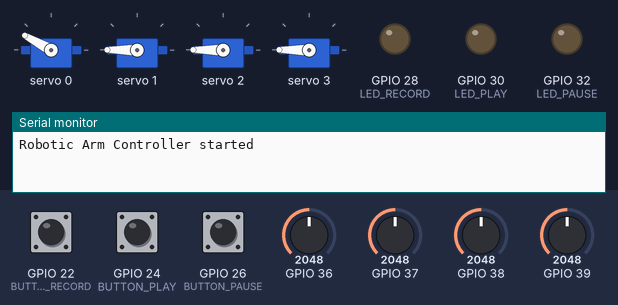
The sketch below on a simulated ESP32. Shown: 4 × servo, output pins drawn as LEDs (lit = HIGH), the last lines printed to the serial monitor. Dashed ring = blinking. The inputs (shaded band) are chosen by the test bench; at power-on: GPIO 22 (BUTTON_RECORD) HIGH, GPIO 24 (BUTTON_PLAY) HIGH, GPIO 36 = 2048, GPIO 37 = 2048, GPIO 38 = 2048, GPIO 39 = 2048, GPIO 26 (BUTTON_PAUSE) HIGH.

Above: at 1.2 s.
1.3 s: GPIO 22 (BUTTON_RECORD) pulled LOW for 0.15 s
At 2.5 s:
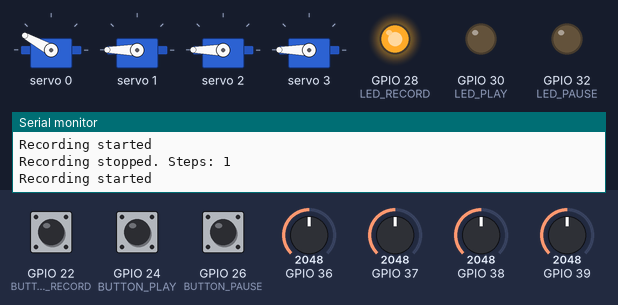
2.9 s: GPIO 24 (BUTTON_PLAY) pulled LOW for 1 s
At 3.14 s:
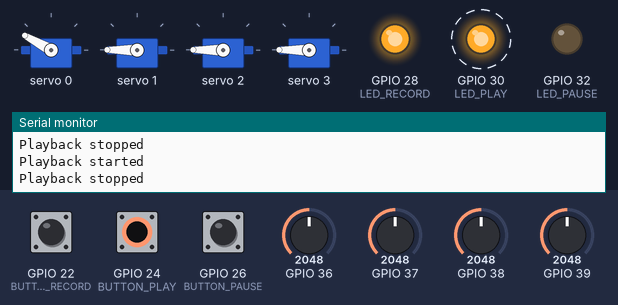
5.9 s: GPIO 36 set to 2540
At 6.6 s:
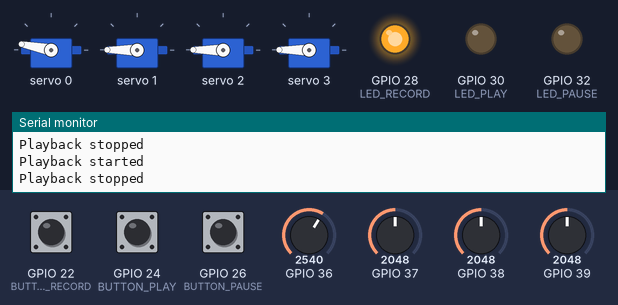
8.9 s: GPIO 37 set to 160
At 10.2 s:
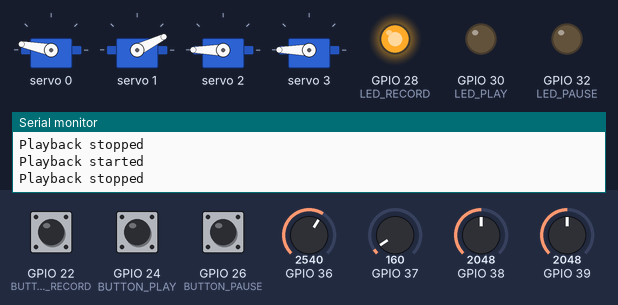
11.9 s: GPIO 38 set to 160
At 12.4 s:
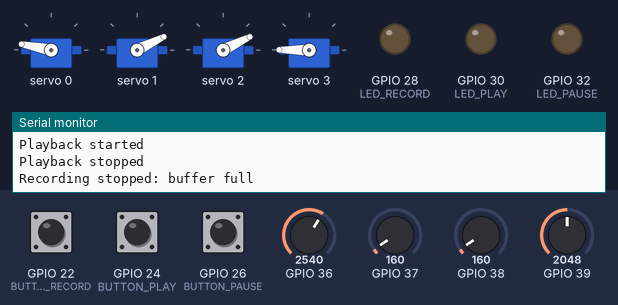
13.4 s: GPIO 39 set to 160
At 14.7 s:
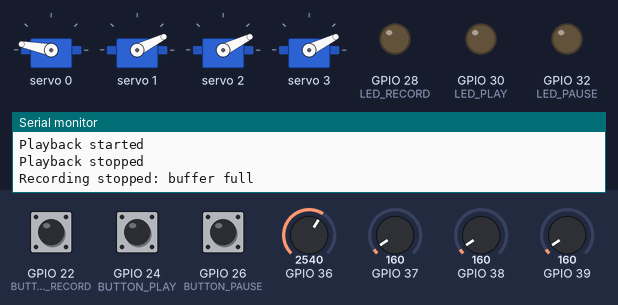
Timing chart, 0 to 15.9 s (numbered marks = the images above; inputs shaded):
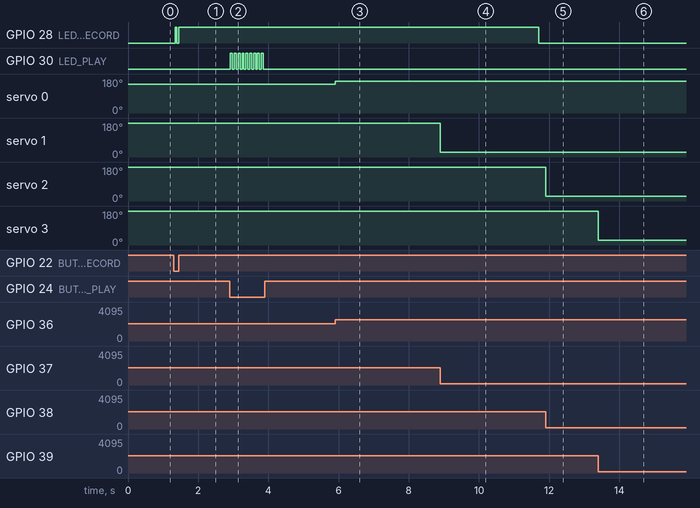

Measured:
- after the input at 1.3 s, GPIO 28 (LED_RECORD): LOW → HIGH at once, → LOW 0.05 s later, → HIGH 0.05 s later
- after the input at 2.9 s, GPIO 30 (LED_PLAY): alternates HIGH for 0.06 s and LOW for 0.05 s, 18 changes in all, then stays LOW, starting at once
- after the input at 5.9 s, servo 0: 151° → 169° at once
- after the input at 8.9 s, servo 1: 180° → 26° at once
- after the input at 11.9 s, servo 2: 180° → 26° at once
- after the input at 13.4 s, servo 3: 180° → 26° at once

The sketch:

Teach-Pendant.ino
```cpp
/*
  Robotic Arm Control with Record/Playback
  Hardware:
    - Arduino Mega
    - PCA9685 Servo Driver (address 0x40)
    - 4 Potentiometers (A0-A3)
    - 3 Pushbuttons (pins 22, 24, 26) with internal pull-up
    - 3 LEDs (pins 28, 30, 32) with 220Ω resistors
    - 4 Servos (channels 0-3)

  Functions:
    - Manual: pots control servos in real-time (default)
    - Record: press REC to start/stop storing positions every 50ms
    - Playback: press PLAY to loop recorded sequence; PAUSE freezes; PLAY resumes
*/

#include <Wire.h>
#include <Adafruit_PWMServoDriver.h>

// ============ Pin Definitions ============
// Potentiometers
#define POT_BASE    A0
#define POT_JOINT1  A1
#define POT_JOINT2  A2
#define POT_GRIPPER A3

// Buttons (active LOW, internal pull-up)
#define BUTTON_RECORD 22
#define BUTTON_PLAY   24
#define BUTTON_PAUSE  26

// LEDs (active HIGH)
#define LED_RECORD 28
#define LED_PLAY   30
#define LED_PAUSE  32

// ============ Servo Driver ============
Adafruit_PWMServoDriver pwm = Adafruit_PWMServoDriver(0x40);  // default I2C address

// Servo channels (PCA9685 outputs)
#define CH_BASE     0
#define CH_JOINT1   1
#define CH_JOINT2   2
#define CH_GRIPPER  3

// ============ Servo Pulse Ranges ============
// Continuous rotation base: 1500 = stop, 1300 = full CW, 1700 = full CCW
#define BASE_STOP   1500
#define BASE_MIN    1300
#define BASE_MAX    1700

// Standard 180° servos (adjust if needed)
#define JOINT_MIN   500    // pulse width (µs) for 0°
#define JOINT_MAX   2500   // pulse width (µs) for 180°

// ============ Recording/Playback Settings ============
#define MAX_STEPS    200      // maximum number of stored positions
#define STEP_INTERVAL 50      // recording sampling period (ms)
#define PLAY_INTERVAL 50      // playback step interval (ms)
#define DEBOUNCE_DELAY 50     // button debounce time (ms)

// ============ Global State Variables ============
// Recorded sequences
int recordedBase[MAX_STEPS];
int recordedJoint1[MAX_STEPS];
int recordedJoint2[MAX_STEPS];
int recordedGripper[MAX_STEPS];
int stepCount = 0;            // number of stored steps

// Operational modes
bool isRecording = false;
bool isPlaying = false;
bool isPaused = false;
int playIndex = 0;            // current playback position

// Timing
unsigned long lastStepTime = 0;
unsigned long lastPlayTime = 0;
unsigned long lastButtonCheck = 0;

// ============ Utility: Convert µs to PWM ticks ============
uint16_t pulseToTicks(uint16_t pulseUs) {
  // PCA9685: 4096 ticks over 20ms (50Hz)
  // 1 tick = 20000µs / 4096 ≈ 4.8828µs
  return map(pulseUs, 0, 20000, 0, 4096);
}

// ============ Set Servo Pulse ============
void setServoPulse(uint8_t channel, uint16_t pulseUs) {
  pwm.setPWM(channel, 0, pulseToTicks(pulseUs));
}

// ============ Read Potentiometer and Map to Pulse ============
int readPotToPulse(int potPin, int minPulse, int maxPulse) {
  int val = analogRead(potPin);        // 0-1023
  return map(val, 0, 1023, minPulse, maxPulse);
}

// ============ Update Servos from Potentiometers (Manual/Record) ============
void updateServosFromPots() {
  int basePulse   = readPotToPulse(POT_BASE, BASE_MIN, BASE_MAX);
  int joint1Pulse = readPotToPulse(POT_JOINT1, JOINT_MIN, JOINT_MAX);
  int joint2Pulse = readPotToPulse(POT_JOINT2, JOINT_MIN, JOINT_MAX);
  int gripperPulse= readPotToPulse(POT_GRIPPER, JOINT_MIN, JOINT_MAX);

  setServoPulse(CH_BASE, basePulse);
  setServoPulse(CH_JOINT1, joint1Pulse);
  setServoPulse(CH_JOINT2, joint2Pulse);
  setServoPulse(CH_GRIPPER, gripperPulse);
}

// ============ Record Current Position ============
void recordStep() {
  if (stepCount < MAX_STEPS) {
    // Read current pot positions (assume servos already set from pots)
    int basePulse   = readPotToPulse(POT_BASE, BASE_MIN, BASE_MAX);
    int joint1Pulse = readPotToPulse(POT_JOINT1, JOINT_MIN, JOINT_MAX);
    int joint2Pulse = readPotToPulse(POT_JOINT2, JOINT_MIN, JOINT_MAX);
    int gripperPulse= readPotToPulse(POT_GRIPPER, JOINT_MIN, JOINT_MAX);

    recordedBase[stepCount] = basePulse;
    recordedJoint1[stepCount] = joint1Pulse;
    recordedJoint2[stepCount] = joint2Pulse;
    recordedGripper[stepCount] = gripperPulse;
    stepCount++;

    // Optionally serial debug
    // Serial.print("Record step "); Serial.println(stepCount);
  } else {
    // Buffer full – stop recording automatically
    isRecording = false;
    digitalWrite(LED_RECORD, LOW);
    Serial.println("Recording stopped: buffer full");
  }
}

// ============ Play Next Step ============
void playNextStep() {
  if (stepCount == 0) {
    isPlaying = false;
    digitalWrite(LED_PLAY, LOW);
    return;
  }

  // Set servos to the stored values
  setServoPulse(CH_BASE, recordedBase[playIndex]);
  setServoPulse(CH_JOINT1, recordedJoint1[playIndex]);
  setServoPulse(CH_JOINT2, recordedJoint2[playIndex]);
  setServoPulse(CH_GRIPPER, recordedGripper[playIndex]);

  // Advance index; loop continuously
  playIndex++;
  if (playIndex >= stepCount) {
    playIndex = 0;  // loop
  }
}

// ============ Button Handling with Debounce ============
void handleButtons() {
  unsigned long now = millis();
  if (now - lastButtonCheck < DEBOUNCE_DELAY) return;
  lastButtonCheck = now;

  // Read button states (LOW when pressed)
  bool recPressed = (digitalRead(BUTTON_RECORD) == LOW);
  bool playPressed = (digitalRead(BUTTON_PLAY) == LOW);
  bool pausePressed = (digitalRead(BUTTON_PAUSE) == LOW);

  // ----- RECORD button (toggle) -----
  if (recPressed) {
    if (!isRecording) {
      // Start recording: clear buffer
      stepCount = 0;
      isRecording = true;
      digitalWrite(LED_RECORD, HIGH);
      // If playback was active, stop it
      if (isPlaying) {
        isPlaying = false;
        digitalWrite(LED_PLAY, LOW);
        isPaused = false;
        digitalWrite(LED_PAUSE, LOW);
      }
      lastStepTime = millis();  // prepare for first sample
      Serial.println("Recording started");
    } else {
      // Stop recording
      isRecording = false;
      digitalWrite(LED_RECORD, LOW);
      Serial.print("Recording stopped. Steps: ");
      Serial.println(stepCount);
    }
    // Wait a bit to avoid multiple toggles
    delay(DEBOUNCE_DELAY);
    return;
  }

  // ----- PLAY button -----
  if (playPressed) {
    if (isPlaying && !isPaused) {
      // If playing and not paused, stop playback
      isPlaying = false;
      digitalWrite(LED_PLAY, LOW);
      Serial.println("Playback stopped");
    } else if (isPlaying && isPaused) {
      // If paused, resume (unpause)
      isPaused = false;
      digitalWrite(LED_PAUSE, LOW);
      lastPlayTime = millis();  // resume timing
      Serial.println("Playback resumed");
    } else {
      // Start playback (if there are recorded steps)
      if (stepCount > 0) {
        isPlaying = true;
        isPaused = false;
        playIndex = 0;
        digitalWrite(LED_PLAY, HIGH);
        digitalWrite(LED_PAUSE, LOW);
        lastPlayTime = millis();
        // Set first step immediately
        playNextStep();
        Serial.println("Playback started");
      } else {
        Serial.println("No recorded data to play");
      }
    }
    delay(DEBOUNCE_DELAY);
    return;
  }

  // ----- PAUSE button (only if playing) -----
  if (pausePressed) {
    if (isPlaying && !isPaused) {
      isPaused = true;
      digitalWrite(LED_PAUSE, HIGH);
      Serial.println("Playback paused");
    }
    // If already paused, do nothing (or optionally toggle off – but spec says PLAY resumes)
    delay(DEBOUNCE_DELAY);
    return;
  }
}

// ============ Setup ============
void setup() {
  Serial.begin(9600);
  Serial.println("Robotic Arm Controller started");

  // Initialize PCA9685
  pwm.begin();
  pwm.setPWMFreq(50);  // 50 Hz for servos
  delay(10);

  // Set servo pulse to safe defaults (stop base, servos centered)
  setServoPulse(CH_BASE, BASE_STOP);
  setServoPulse(CH_JOINT1, (JOINT_MIN + JOINT_MAX) / 2);
  setServoPulse(CH_JOINT2, (JOINT_MIN + JOINT_MAX) / 2);
  setServoPulse(CH_GRIPPER, (JOINT_MIN + JOINT_MAX) / 2);

  // Configure button pins with internal pull-up
  pinMode(BUTTON_RECORD, INPUT_PULLUP);
  pinMode(BUTTON_PLAY, INPUT_PULLUP);
  pinMode(BUTTON_PAUSE, INPUT_PULLUP);

  // LED pins as outputs
  pinMode(LED_RECORD, OUTPUT);
  pinMode(LED_PLAY, OUTPUT);
  pinMode(LED_PAUSE, OUTPUT);

  digitalWrite(LED_RECORD, LOW);
  digitalWrite(LED_PLAY, LOW);
  digitalWrite(LED_PAUSE, LOW);

  // Initialize timing variables
  lastStepTime = millis();
  lastPlayTime = millis();
  lastButtonCheck = millis();
}

// ============ Main Loop ============
void loop() {
  handleButtons();

  // ----- Recording mode -----
  if (isRecording) {
    // In recording, we still want to move the arm manually via pots
    updateServosFromPots();

    // Record a step every STEP_INTERVAL
    if (millis() - lastStepTime >= STEP_INTERVAL) {
      recordStep();
      lastStepTime = millis();
    }
    return; // skip other modes
  }

  // ----- Playback mode -----
  if (isPlaying) {
    if (!isPaused) {
      // Play a new step at PLAY_INTERVAL
      if (millis() - lastPlayTime >= PLAY_INTERVAL) {
        playNextStep();
        lastPlayTime = millis();
      }
    }
    // If paused, do nothing (servos stay at last set position)
    return;
  }

  // ----- Manual mode (default) -----
  updateServosFromPots();
}
```
